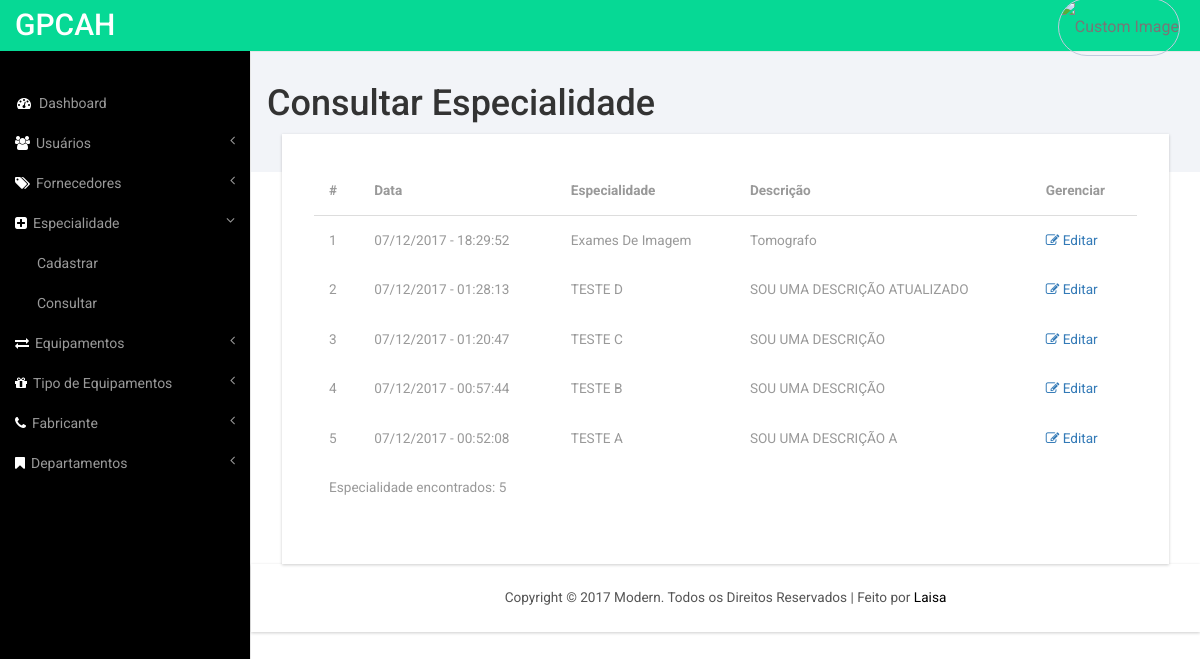
The app's page /consultar-especialidade.php with its own data.
### tables this page shows
CREATE TABLE `especialidade_fornecedor` (
  `id` int(11) NOT NULL,
  `created_at` timestamp NOT NULL DEFAULT CURRENT_TIMESTAMP,
  `especialidade` varchar(100) NOT NULL,
  `descricao` varchar(100) NOT NULL
);

### consultar-especialidade.php (the view, shortened to what this page needs)
<?php
  include ('includes/connection.php');
    $queryUsers='SELECT * FROM especialidade_fornecedor order by created_at desc';
    mysqli_select_db($conn, $db);
     $result = mysqli_query($conn, $queryUsers);
     $nregistros = mysqli_num_rows($result);
?>
<!DOCTYPE HTML>
<html>
<head>
<link href="css/bootstrap.min.css" rel='stylesheet' type='text/css' />
<link href="css/style.css" rel='stylesheet' type='text/css' />
<link href="css/lines.css" rel='stylesheet' type='text/css' />
<link href="css/font-awesome.css" rel="stylesheet">
<link href="css/custom.css" rel="stylesheet">
</head>
<body>
<div id="wrapper">
    <?php include 'includes/navigation.php'; ?>
    <div id="page-wrapper">
        <div class="graphs">
        	<h1>Consultar Especialidade</h1>
    		<div class="content_bottom">
 				    <div class="col-md-12">
					   <div class="bs-example1" data-example-id="contextual-table">
					    <table class="table">
					      <thead>
					        <tr>
					          <th>#</th>
					          <th>Data</th>
					          <th>Especialidade</th>
					          <th>Descrição</th>
					          <th>Gerenciar</th>
					        </tr>
					      </thead>
			              <tfoot>
			               <tr>
			               		<td colspan="7" >Especialidade encontrados: <?php echo $nregistros;  ?> </td>
			                </tr>
			              </tfoot>
					      <tbody>
			               <?php
			                  for ($i=0; $i<$nregistros; $i++){
			                    $registro = mysqli_fetch_assoc($result);
                          	     $cadastro ='editar-especialidade.php?id='.$registro['id'];
			                      echo'<tr>';
			                          echo'<td class="text-capitalize" id='.$registro['id'].'>'.($i+1) .'</td>';
			                          echo'<td class="text-capitalize">'.date("d/m/Y - H:i:s", strtotime($registro['created_at'])).'</td>';
			                          echo'<td class="text-capitalize">'.utf8_encode($registro['especialidade']).'</td>';
			                          echo'<td >'.utf8_encode($registro['descricao']).'</td>';
                          			echo'<td ><a  href="'.$cadastro.'"><i class="fa fa-pencil-square-o" aria-hidden="true"></i> Editar</a></td>';
			                      echo '</tr>';
			                  }
                			?>
					      </tbody>
					    </table>
					   </div>
	 				</div>
        	</div>
    	</div>
    	 <?php include 'includes/footer.php'; ?>
    </div>
</div>
</body>
</html>

### css/style.css (style rules this page uses)
h4, h5, h6, h1, h2, h3 { margin-top: 0; }
html, body { font-family: 'Roboto', sans-serif; font-size: 100%; background:#000; overflow-x: hidden; }
body a { transition:0.5s all; -webkit-transition:0.5s all; -moz-transition:0.5s all; -o-transition:0.5s all; -ms-transition:0.5s all; }
.content_bottom { margin-bottom:1em; }
.map_container, #chart, .span_6, .col_2, .weather_list, .cal1, .skills-info, .stats-info, .r3_counter_box, .activity_box, .bs-example1, .cloud, .copy { -ms-box-shadow: 0 1px 3px 0px rgba(0, 0, 0, 0.2); -o-box-shadow: 0 1px 3px 0px rgba(0, 0, 0, 0.2); -moz-box-shadow: 0 1px 3px 0px rgba(0, 0, 0, 0.2); -webkit-box-shadow: 0 1px 3px 0px rgba(0, 0, 0, 0.2); box-shadow: 0 1px 3px 0px rgba(0, 0, 0, 0.2); }
.graphs { padding: 2em 1em; background: #f2f4f8; font-family: 'Roboto', sans-serif; }
.table > thead > tr > th, .table > tbody > tr > th, .table > tfoot > tr > th, .table > thead > tr > td, .table > tbody > tr > td, .table > tfoot > tr > td { border-top: none !important; }
.bs-example1 { background:#fff; padding:2em; }
.table > thead > tr > th, .table > tbody > tr > th, .table > tfoot > tr > th, .table > thead > tr > td, .table > tbody > tr > td, .table > tfoot > tr > td { font-size: 0.85em; color: #999; }
.table td, .table>tbody>tr>td, .table>tbody>tr>th, .table>tfoot>tr>td, .table>tfoot>tr>th, .table>thead>tr>td, .table>thead>tr>th { padding:15px !important; }
.table > thead > tr > th { border-bottom: 1px solid #ddd !important; }

### css/custom.css (style rules this page uses)
#wrapper { width: 100%; }
#page-wrapper { min-height: 568px; background-color: #fff; }
@media (min-width:768px) { #page-wrapper { position: inherit; margin: 0 0 0 250px; border-left: 1px solid #e7e7e7; } }

### records on screen
especialidade_fornecedor: created_at "07/12/2017 - 18:29:52", especialidade "Exames De Imagem", descricao "Tomografo"
especialidade_fornecedor: created_at "07/12/2017 - 01:28:13", especialidade "TESTE D", descricao "SOU UMA DESCRIÇÃO ATUALIZADO"
especialidade_fornecedor: created_at "07/12/2017 - 01:20:47", especialidade "TESTE C", descricao "SOU UMA DESCRIÇÃO"
especialidade_fornecedor: created_at "07/12/2017 - 00:57:44", especialidade "TESTE B", descricao "SOU UMA DESCRIÇÃO"
especialidade_fornecedor: created_at "07/12/2017 - 00:52:08", especialidade "TESTE A", descricao "SOU UMA DESCRIÇÃO A"

### other values on screen
$nregistros "5"
